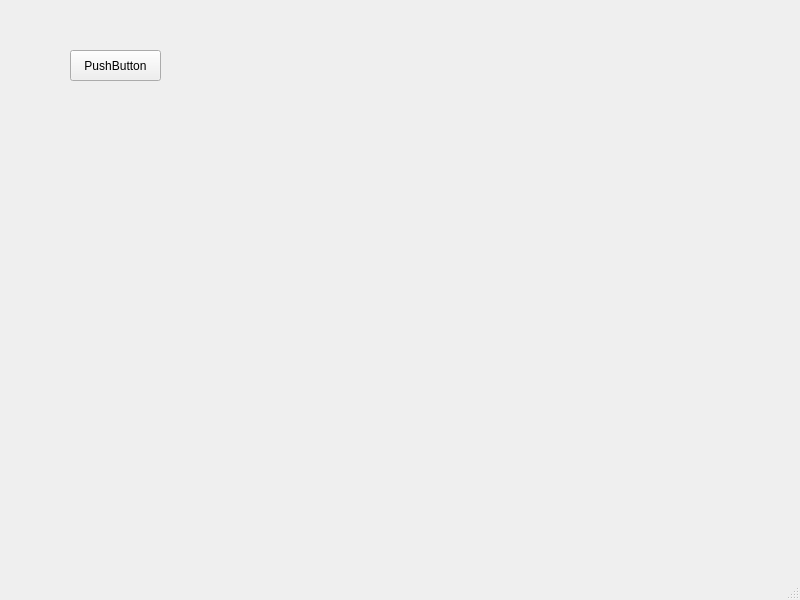
<?xml version="1.0" encoding="UTF-8"?>
<ui version="4.0">
 <class>MainWindow</class>
 <widget class="QMainWindow" name="MainWindow">
  <property name="geometry">
   <rect>
    <x>0</x>
    <y>0</y>
    <width>800</width>
    <height>600</height>
   </rect>
  </property>
  <property name="windowTitle">
   <string>MainWindow</string>
  </property>
  <widget class="QWidget" name="centralwidget">
   <widget class="QPushButton" name="pushButton">
    <property name="geometry">
     <rect>
      <x>70</x>
      <y>50</y>
      <width>91</width>
      <height>31</height>
     </rect>
    </property>
    <property name="text">
     <string>PushButton</string>
    </property>
   </widget>
  </widget>
  <widget class="QMenuBar" name="menubar">
   <property name="geometry">
    <rect>
     <x>0</x>
     <y>0</y>
     <width>800</width>
     <height>22</height>
    </rect>
   </property>
  </widget>
  <widget class="QStatusBar" name="statusbar"/>
 </widget>
 <resources/>
 <connections/>
</ui>
